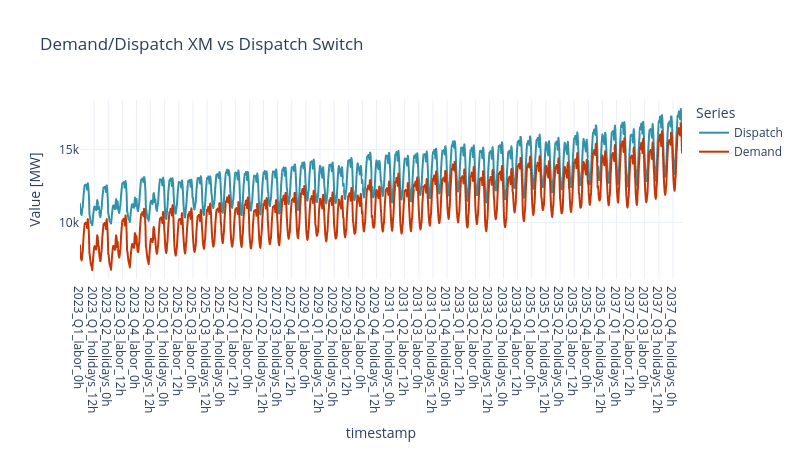

The notebook cell this image was saved under:
### Markdown cell above
### 3.4.1 Is Demand on Switch met by Switch Dispatch?

### Code cell
# Merge tables, result will be: timepoints, timestamp, zone_demand_mw, dispatch_wide 
demand_x_dispatch = pd.merge(loads, dispatch_sys, on='timepoints', how='inner')
# Sort by Timepoints
demand_x_dispatch = demand_x_dispatch.sort_values(by='timepoints')
# Rename columns for better undestanding
demand_x_dispatch.rename(columns={'DispatchGen_MW': 'Dispatch', 'zone_demand_mw': 'Demand'}, inplace=True)

sw.dispatch.plot_dispatch_vs_demand(demand_x_dispatch, 'Demand/Dispatch XM vs Dispatch Switch', ['Dispatch', 'Demand'])

### Figure 1 — Plotly figure (JSON) as saved in the notebook; plotly's stock layout.template omitted (floating-point values rounded to 4 significant figures; data arrays with more than 128 entries replaced by an {"elided": "..."} marker saying what was removed)
{"data": [{"hovertemplate": "Series=Dispatch<br>timestamp=%{x}<br>Value [MW]=%{y}<extra></extra>", "legendgroup": "Dispatch", "line": {"color": "#3292A9", "dash": "solid"}, "marker": {"symbol": "circle"}, "mode": "lines", "name": "Dispatch", "showlegend": true, "type": "scattergl", "x": {"elided": "1536 str values"}, "xaxis": "x", "y": {"elided": "1536 float values"}, "yaxis": "y"}, {"hovertemplate": "Series=Demand<br>timestamp=%{x}<br>Value [MW]=%{y}<extra></extra>", "legendgroup": "Demand", "line": {"color": "#C53707", "dash": "solid"}, "marker": {"symbol": "circle"}, "mode": "lines", "name": "Demand", "showlegend": true, "type": "scattergl", "x": {"elided": "1536 str values"}, "xaxis": "x", "y": {"elided": "1536 float values"}, "yaxis": "y"}], "layout": {"height": 450, "legend": {"title": {"text": "Series"}, "tracegroupgap": 0}, "title": {"text": "Demand/Dispatch XM vs Dispatch Switch"}, "width": 800, "xaxis": {"anchor": "y", "domain": [0, 1], "title": {"text": "timestamp"}}, "yaxis": {"anchor": "x", "domain": [0, 1], "title": {"text": "Value [MW]"}}}}
